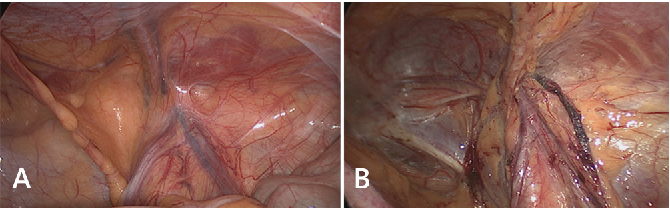
#> input picture samples/image3.png, 670 x 208 px
$ python thresholding.py
#> lines starting #> are read from the running program, lines starting #| are printed output that depends on the picture; after the words box and inside, x2 and y2 are one past the last pixel; in counts of white or black regions, pixels touching at a corner belong together
import cv2

img = cv2.imread('samples/image3.png')
#> img is the input picture: shape (208, 670, 3); mean B, G, R 78.9, 89.7, 134.3
gray = cv2.cvtColor(img, cv2.COLOR_BGR2GRAY)
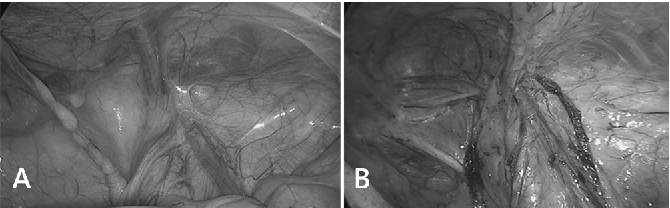
#> gray: shape (208, 670); min 12, max 255, mean 101.8
ret, thresh = cv2.threshold(gray, 127, 255, cv2.THRESH_BINARY)
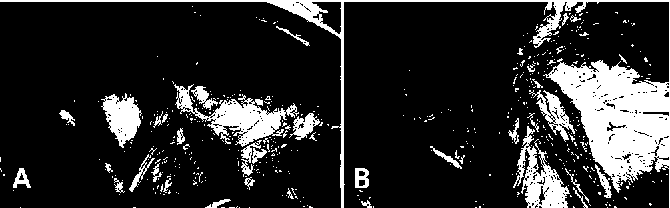
#> thresh: shape (208, 670); 16.7% white; 480 white regions (438 under 20 px), largest, box (x1, y1, x2, y2) and area: (0, 0, 670, 208) 12360, (174, 84, 299, 147) 2570, (513, 126, 570, 208) 1827

#cv2.imshow('Gray Image', gray)
cv2.imshow('Binary Image', thresh)
cv2.imwrite('output/threshold4.jpg',thresh)
cv2.waitKey(0)
cv2.destroyAllWindows()

$ run again, with samples/dog.jpg saved as samples/image3.png
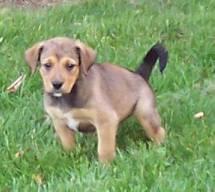
#> input picture samples/dog.jpg, 215 x 192 px
#> img is the input picture: shape (192, 215, 3); mean B, G, R 106.6, 156, 131.9
#> `gray = cv2.cvtColor(img, cv2.COLOR_BGR2GRAY)`:
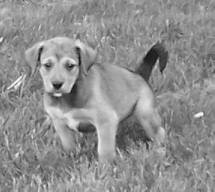
#> gray: shape (192, 215); min 8, max 253, mean 143.2
#> `ret, thresh = cv2.threshold(gray, 127, 255, cv2.THRESH_BINARY)`:
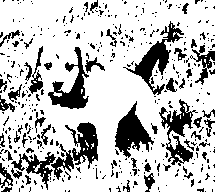
#> thresh: shape (192, 215); 76.1% white; 395 black regions (340 under 20 px), largest, box (x1, y1, x2, y2) and area: (123, 21, 184, 95) 1092, (51, 122, 98, 180) 1037, (115, 101, 154, 158) 1007

$ run again, with samples/dog1.jpg saved as samples/image3.png
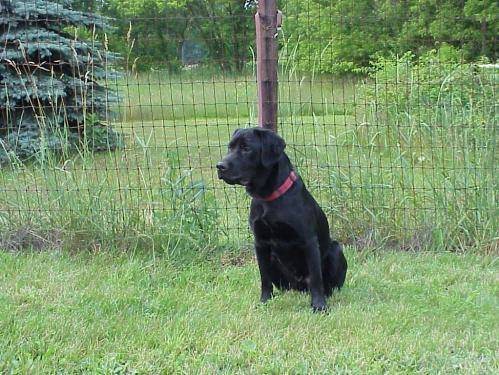
#> input picture samples/dog1.jpg, 499 x 375 px
#> img is the input picture: shape (375, 499, 3); mean B, G, R 107.3, 149.4, 122.8
#> `gray = cv2.cvtColor(img, cv2.COLOR_BGR2GRAY)`:
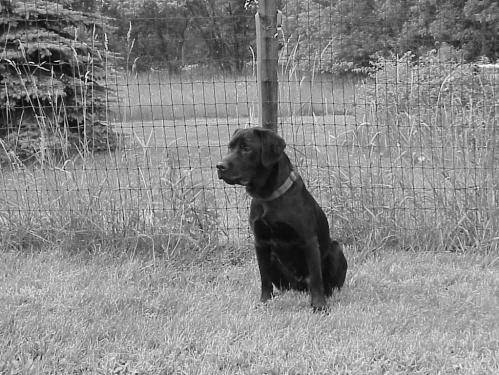
#> gray: shape (375, 499); min 0, max 254, mean 136.6
#> `ret, thresh = cv2.threshold(gray, 127, 255, cv2.THRESH_BINARY)`:
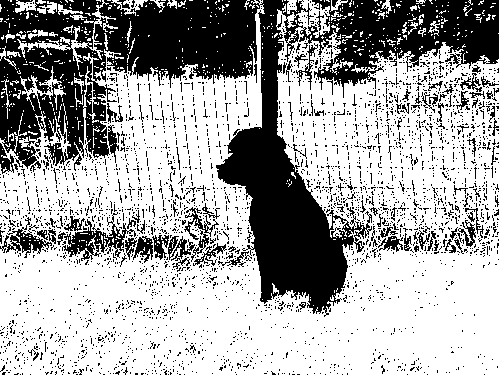
#> thresh: shape (375, 499); 65.2% white; 3131 black regions (3033 under 20 px), largest, box (x1, y1, x2, y2) and area: (0, 0, 499, 317) 48396, (62, 212, 136, 261) 1116, (0, 217, 52, 258) 619

$ run again, with samples/download.jpg saved as samples/image3.png
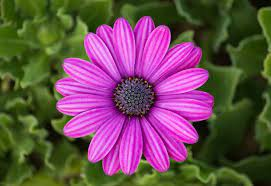
#> input picture samples/download.jpg, 271 x 186 px
#> img is the input picture: shape (186, 271, 3); mean B, G, R 83.7, 76.1, 107.3
#> `gray = cv2.cvtColor(img, cv2.COLOR_BGR2GRAY)`:
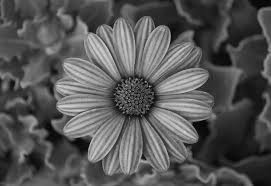
#> gray: shape (186, 271); min 1, max 216, mean 86.3
#> `ret, thresh = cv2.threshold(gray, 127, 255, cv2.THRESH_BINARY)`:
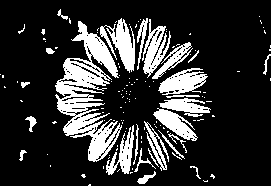
#> thresh: shape (186, 271); 19.8% white; 128 white regions (103 under 20 px), largest, box (x1, y1, x2, y2) and area: (55, 21, 122, 162) 3843, (100, 18, 135, 73) 875, (158, 68, 208, 95) 767
